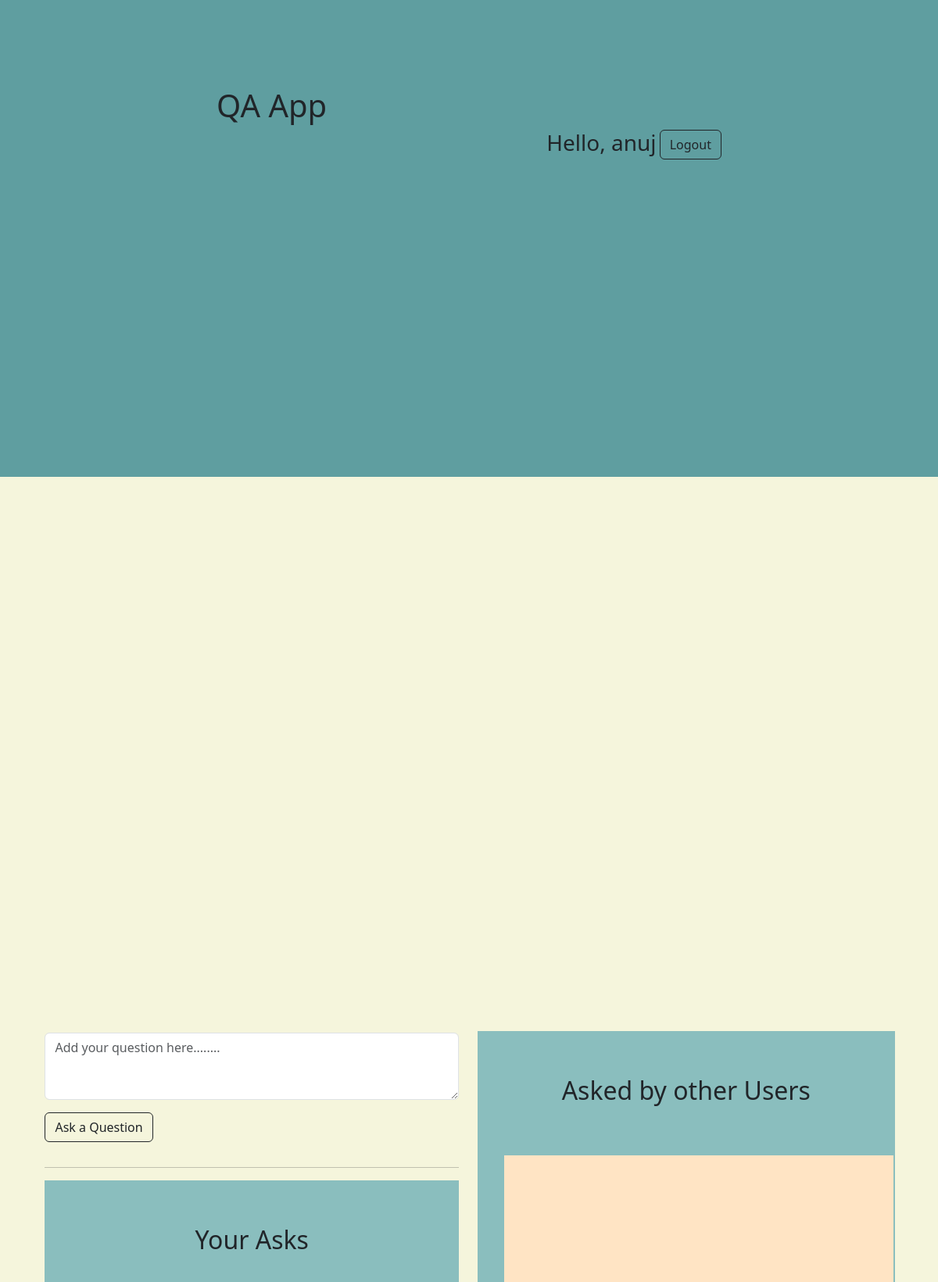
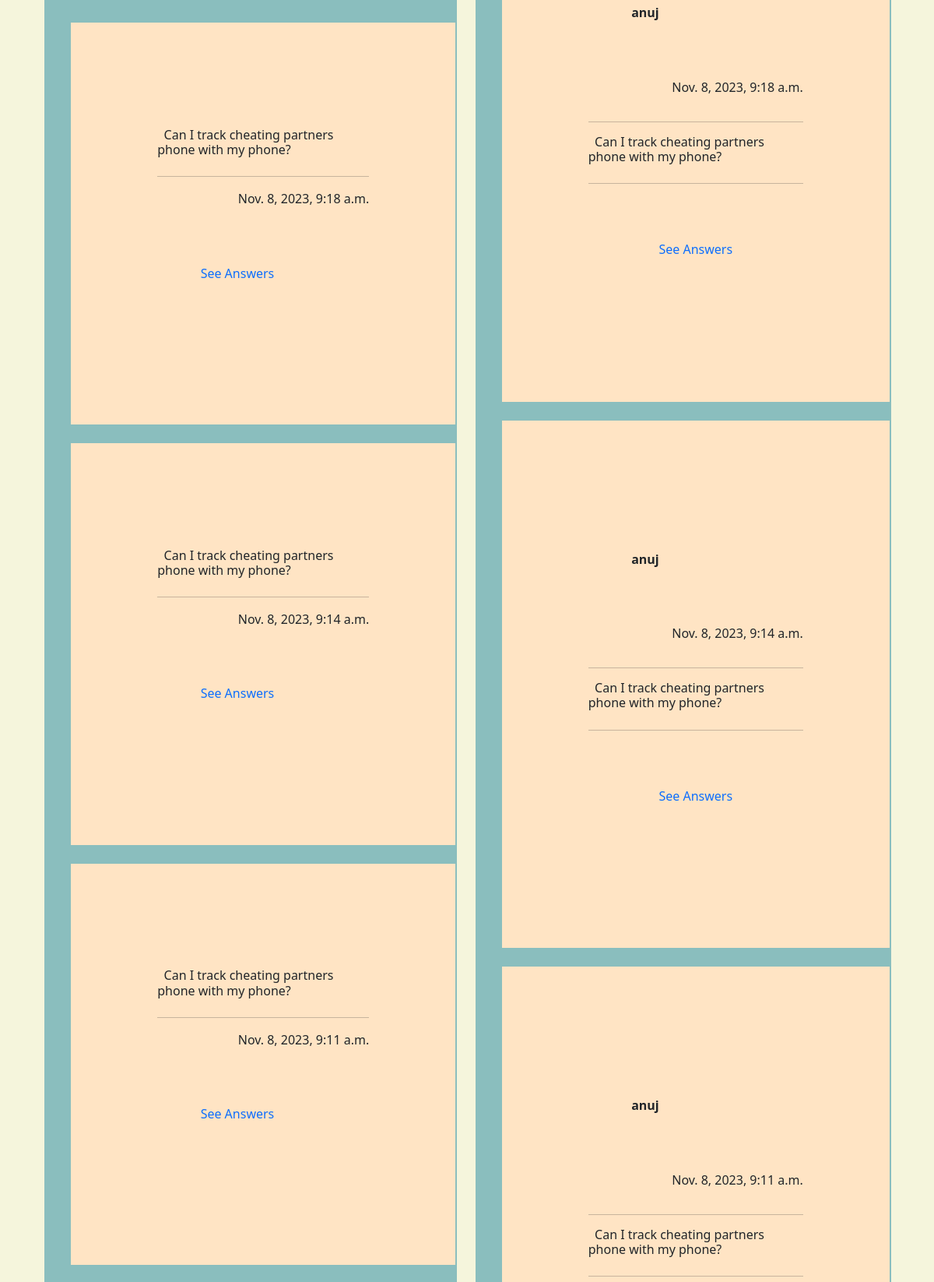
Screenshot of / (signed in, upper part) with the database file from the repository (2 pictures, top to bottom).
### app/models.py (models this page shows)
class Question(models.Model):
    user = models.ForeignKey(User, on_delete=models.CASCADE)
    question = models.CharField(max_length=500)
    created_at = models.DateTimeField(auto_now_add=True)

### app/views.py (the view, shortened to what this page needs)
# urls.py: path('', views.index, name='home'),
def index(request):
    if request.user.is_authenticated:
        questions = Question.objects.all()
        my_questions = questions.filter(user=request.user)
        questions_dict = {
            'questions': questions.order_by('-created_at'),
            "my_questions": my_questions.order_by('-created_at')
        }
        return render(request, 'index.html', context=questions_dict)
    return render(request, 'index.html')

### templates/index.html (shortened to what this page needs)
{% extends 'base.html' %}
{% load static %}
{% block auth %}
{% if request.user.is_authenticated %}
    <h3> Hello, {{ request.user.username }} </h3>
    <a href="{% url 'logout' %}"><button type="button" class="btn btn-outline-dark">Logout</button></a>
    {% else %}
    <a href="{% url 'signin' %}"><button type="button" class="btn btn-outline-dark">Sign In</button></a>
    <h3>|</h3>
    <a href="{% url 'signup' %}"><button type="button" class="btn btn-outline-dark">Sign Up</button></a>
{% endif %}
{% endblock %}
{% block body %}
<div class="body-box">
    {% if request.user.is_authenticated %}
    <div class="body-user">
        <div class = "user-feed">
            <div class="post-box">
                <form method="POST" action="{% url 'home' %}">
                    <div class="mb-3">
                        <textarea class="form-control" name="question" rows="3" placeholder="Add your question here........" required></textarea>
                    </div>
                    <div class="mb-3">
                        <button type="submit" class="btn btn-outline-dark">Ask a Question</button>
                    </div>
                </form>
            </div>
            <hr>
            <div class="my-questions">
                <div class="box-title">
                    <h2>Your Asks</h2>
                </div>
                <div class="scroll-box-my">
                    <ul>
                        {% for q in my_questions %}
                        <li>
                            <div class="q-box">
                                <br>
                                <h6>&nbsp;&nbsp;{{q.question}}</h6>
                                <hr>
                                <div class="q-user">
                                    <div class="q-user-time"><p>{{q.created_at}}</p></div>
                                    <a href="{% url 'answers' q.id %}"><p class="q-user-name">See Answers</p></a>
                                </div>
                            </div>
                        </li>
                        {% endfor %}
                    </ul>
                </div>
            </div>
        </div>
        <div class="others-questions">
            <div class="box-title">
                <h2>Asked by other Users</h2>
            </div>
            <div class="scroll-box-others">
                <ul>
                    {% for q in questions %}
                    <li>
                        <div class="q-box">
                            <div class="q-user">
                                <div class="q-user-name"><p><b>{{q.user.username}}</b></p></div>
                                <div class="q-user-time"><p>{{q.created_at}}</p></div>
                            </div>
                            <hr>
                            <h6>&nbsp;&nbsp;{{q.question}}</h6>
                            <hr>
                            <div class="q-answers">
                                <a href="{% url 'answers' id=q.id %}"><p class="q-user-name">See Answers</p></a>
                            </div>
                        </div>
                    </li>
                    {% endfor %}
                </ul>
            </div>
        </div>
    </div>
    {% else %}
    <div class="body-content">
        <h2>Welcome to QA App!</h4>
        <h4>Sign in from top right corner to see main content</h4>
    </div>
    {% endif %}
</div>
{% endblock %}

### static/index.css (style rules this page uses)
.body-box { width: 100%; height: 100%; display: flex; justify-content: center; padding-top: 2vh; }
.body-user { padding: 1vh; width: 100%; height: 100%; position: fixed; align-content: center; }
.user-feed { float: left; width: 49%; height: 78%; padding: 2px; display: flex; flex-direction: column; }
.others-questions { background-color: rgb(138, 190, 190); float: right; width: 49%; height: 80%; padding: 2px; }
.my-questions { background-color: rgb(138, 190, 190);; width: 100%; height: 70%; padding: 2px; }
.scroll-box-others { overflow-y: scroll; height:85%; }
.scroll-box-my { overflow-y: scroll; height:80%; }
.box-title { padding: 1vh; display: flex; justify-content: center; }
ul { list-style-type: none; }
.q-box { width: 100%; background-color: aliceblue; padding: 2px; padding-right: 10px; display: flex; flex-direction: column; }
.q-user { width: 100%; }
.q-user-name { float: left; padding: 1vh; }
.q-user-time { float: right; }
.q-answers { padding: 1px; display: flex; justify-content: center; }

### static/answers.css (style rules this page uses)
.body-box { width: 100%; height: 100%; display: flex; justify-content: center; padding-top: 2vh; }
.q-box { width: 100%; background-color: bisque; padding: 2vh; }

### rows the page displays
Question: question "Can I track cheating partners phone with my phone?", created_at "Nov. 8, 2023, 9:18 a.m.", user.username "anuj"
Question: question "Can I track cheating partners phone with my phone?", created_at "Nov. 8, 2023, 9:14 a.m.", user.username "anuj"
Question: question "Can I track cheating partners phone with my phone?", created_at "Nov. 8, 2023, 9:11 a.m.", user.username "anuj"

### other values shown
{{ request.user.username }} "anuj"
